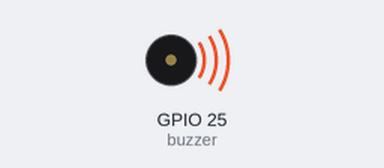
This program was run on a simulated ESP32 board running MicroPython. On the bench: buzzer (waves = sounding). At 3.5 s the program stops and its outputs stay as they are.

Above: at 0.1 s.
At 3.6 s:
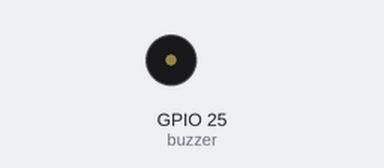
Timing chart, 0 to 5.0 s (numbered marks = the images above):
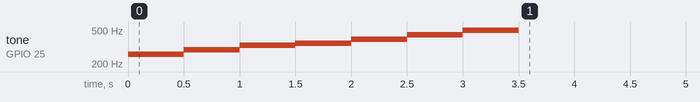

The program:

Lab03.py
```python
from machine import Pin,PWM
import time

buzzer = PWM(Pin(25),freq=0) # 建立 PWM 物件

tones = [261,294,330,349,392,440,494] # Do、Re、Mi、Fa、So、La、Si

for tone in tones:   # 依序取出各別音高的頻率
    buzzer.freq(tone)     # 播放指定頻率的聲音
    time.sleep(0.5)          # 持續 0.5 秒

buzzer.deinit()              # 關閉 PWM 功能, 停止發聲
```

Measured:
- by itself, tone on GPIO 25 (buzzer): plays 261 Hz for 0.50 s, 294 Hz for 0.50 s, 330 Hz for 0.50 s, 349 Hz for 0.50 s, 392 Hz for 0.50 s, 440 Hz for 0.50 s … (7 notes in this stretch)
